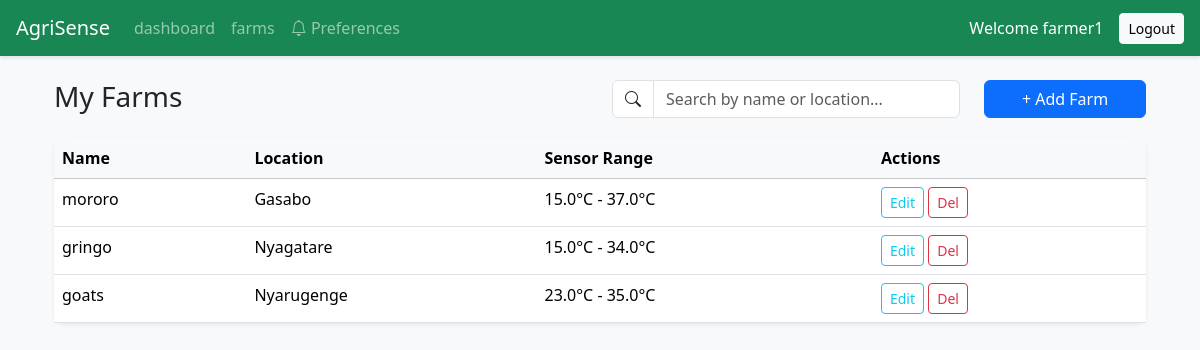
Before: /farms/ (signed in) with the older database file.
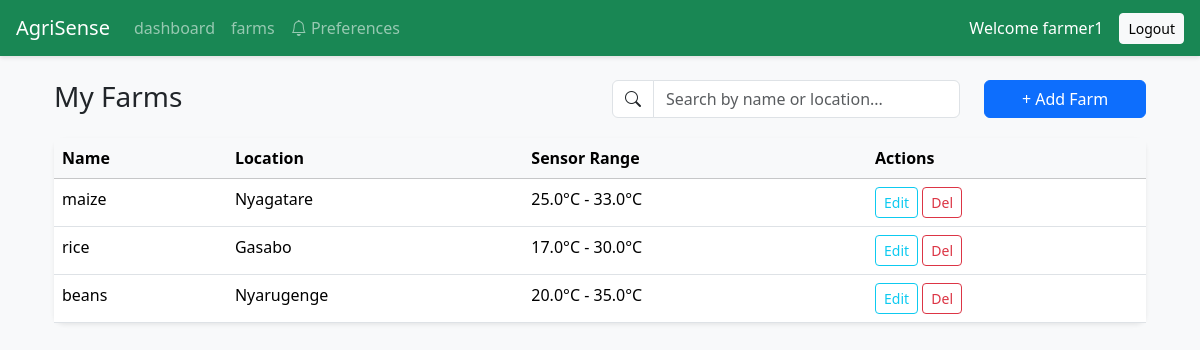
After: the same page with the newer database file.
### farms/models.py (models this page shows, shortened)
class Farm(models.Model):
    RWANDA_DISTRICT_CHOICES = [
      ('Kigali City', (
          ('Nyarugenge', 'Nyarugenge'),
          ('Gasabo', 'Gasabo'),
          ('Kicukiro', 'Kicukiro'),
      )),
      ('Eastern Province', (
          ('Nyagatare', 'Nyagatare'),
          ('Gatsibo', 'Gatsibo'),
          ('Kayonza', 'Kayonza'),
          ('Rwamagana', 'Rwamagana'),
          ('Bugesera', 'Bugesera'),
          ('Ngoma', 'Ngoma'),
          ('Kirehe', 'Kirehe'),
      )),
      ('Northern Province', (
          ('Musanze', 'Musanze'),
          ('Burera', 'Burera'),
          ('Gicumbi', 'Gicumbi'),
          ('Rulindo', 'Rulindo'),
          ('Gakenke', 'Gakenke'),
      )),
      ('Southern Province', (
          ('Huye', 'Huye'),
          ('Nyamagabe', 'Nyamagabe'),
          ('Gisagara', 'Gisagara'),
          ('Nyanza', 'Nyanza'),
          ('Nyaruguru', 'Nyaruguru'),
          ('Muhanga', 'Muhanga'),
          ('Kamonyi', 'Kamonyi'),
          ('Ruhango', 'Ruhango'),
      )),
      ('Western Province', (
          ('Rubavu', 'Rubavu'),
          ('Rusizi', 'Rusizi'),
          ('Karongi', 'Karongi'),
          ('Nyabihu', 'Nyabihu'),
          ('Rutsiro', 'Rutsiro'),
          ('Ngororero', 'Ngororero'),
          ('Nyamasheke', 'Nyamasheke'),
      )),
    ]
    name = models.CharField(max_length=100)
    location = models.CharField(
        max_length=50,
        choices=RWANDA_DISTRICT_CHOICES,
        default='Gasabo'
    )
    owner = models.ForeignKey(
        User,
        on_delete=models.CASCADE,
        related_name="farms"
    )

class Sensor(models.Model):
    SENSOR_TYPE_CHOICES = [
        ("TEMP", "Temperature"),
    ]
    farm = models.OneToOneField(
        Farm,
        on_delete=models.CASCADE,
        related_name="sensor"
    )
    sensor_type = models.CharField(
        max_length=10,
        choices=SENSOR_TYPE_CHOICES,
        default="TEMP"
    )
    min_temp = models.FloatField()
    max_temp = models.FloatField()

### farms/views.py (the view)
# urls.py: path('farms/', farm_list_view, name='farm-manage'),
@login_required
def farm_list_view(request):
    query = request.GET.get('q', '')
    farms = Farm.objects.filter(owner=request.user).select_related('sensor').order_by('-id')
    if query:
        farms = farms.filter(
            Q(name__icontains=query) |
            Q(location__icontains=query)
        )
    context = {
        'farms': farms,
        'query': query
    }
    return render(request, 'farms/farm_manage.html', context)

### templates/farms/farm_manage.html (shortened to what this page needs)
{% extends "farms/base.html" %}
{% block content %}
<div class="container mt-4">
    <div class="row mb-3">
      <div class="col-md-6">
          <h3>My Farms</h3>
      </div>
      <div class="col-md-4">
          <div class="input-group">
              <span class="input-group-text bg-white"><i class="bi bi-search"></i></span>
              <input type="text" id="farmSearch" class="form-control" placeholder="Search by name or location..." onkeyup="searchFarms()">
          </div>
      </div>
      <div class="col-md-2 text-end">
          <button class="btn btn-primary w-100" onclick="openFarmModal()">+ Add Farm</button>
      </div>
    </div>
    <div id="farmTableContainer" class="card shadow-sm">
        {% include "farms/partials/farm_table.html" %}
    </div>
</div>
{% endblock %}

### templates/farms/base.html (shortened to what this page needs)
<!DOCTYPE html>
<html>
<head>
    {% load static %}
    <link href="https://cdn.jsdelivr.net/npm/bootstrap@5.3.2/dist/css/bootstrap.min.css" rel="stylesheet">
    <link rel="stylesheet" href="https://cdn.jsdelivr.net/npm/bootstrap-icons@1.11.3/font/bootstrap-icons.css">
    <link rel="stylesheet" href="{% static 'farms/css/style.css' %}">
</head>
<body>
<nav class="navbar navbar-expand-lg navbar-dark bg-success px-3">
  <a class="navbar-brand" href="/dashboard/">AgriSense</a>
  {% if user.is_authenticated %}
  <ul class="navbar-nav me-auto">
    <li class="nav-item">
      <a class="nav-link" href="/dashboard/">dashboard</a>
    </li>
    <li class="nav-item">
      <a class="nav-link" href="/farms/">farms</a>
    </li>
    <a class="nav-link pointer" onclick="openPrefModal()">
      <i class="bi bi-bell"></i> Preferences
    </a>
  </ul>
  <span class="text-white me-3">Welcome {{ user.username }}</span>
  <form action="{% url 'logout' %}" method="post" class="d-inline">
    <button type="submit" class="btn btn-light btn-sm">
      Logout
    </button>
</form>
  {% endif %}
</nav>
<div class="container mt-4">
    {% block content %}{% endblock %}
</div>
</body>
</html>

### templates/farms/partials/farm_table.html
<table class="table table-hover mb-0">
    <thead class="table-light">
        <tr>
            <th>Name</th>
            <th>Location</th>
            <th>Sensor Range</th>
            <th>Actions</th>
        </tr>
    </thead>
    <tbody>
        {% for farm in farms %}
        <tr>
            <td>{{ farm.name }}</td>
            <td>{{ farm.location }}</td>
            <td>
                {% if farm.sensor %}
                    {{ farm.sensor.min_temp }}°C - {{ farm.sensor.max_temp }}°C
                {% else %}
                    <span class="text-muted">No sensor</span>
                {% endif %}
            </td>
            <td>
                <button class="btn btn-sm btn-outline-info open-modal" onclick="openFarmModal({{ farm.id }})">Edit</button>
                <button class="btn btn-sm btn-outline-danger" onclick="deleteFarm({{ farm.id }})">Del</button>
            </td>
        </tr>
        {% empty %}
        <tr><td colspan="4" class="text-center">No farms found.</td></tr>
        {% endfor %}
    </tbody>
</table>

### static/farms/css/style.css (style rules this page uses)
body { background-color: #f8f9fa; }
.navbar { box-shadow: 0 2px 4px rgba(0,0,0,0.1); }
.pointer { cursor: pointer !important; }
.card { border: none; border-radius: 10px; transition: transform 0.2s; }

Changed rows visible on the page:
removed Farm: name "mororo", location "Gasabo", sensor.min_temp "15.0", sensor.max_temp "37.0"
removed Farm: name "goats", location "Nyarugenge", sensor.min_temp "23.0", sensor.max_temp "35.0"
added Farm: name "maize", location "Nyagatare", sensor.min_temp "25.0", sensor.max_temp "33.0"
added Farm: name "rice", location "Gasabo", sensor.min_temp "17.0", sensor.max_temp "30.0"
changed Farm: name "gringo" → "beans"; location "Nyagatare" → "Nyarugenge"; sensor.min_temp "15.0" → "20.0"; sensor.max_temp "34.0" → "35.0"
